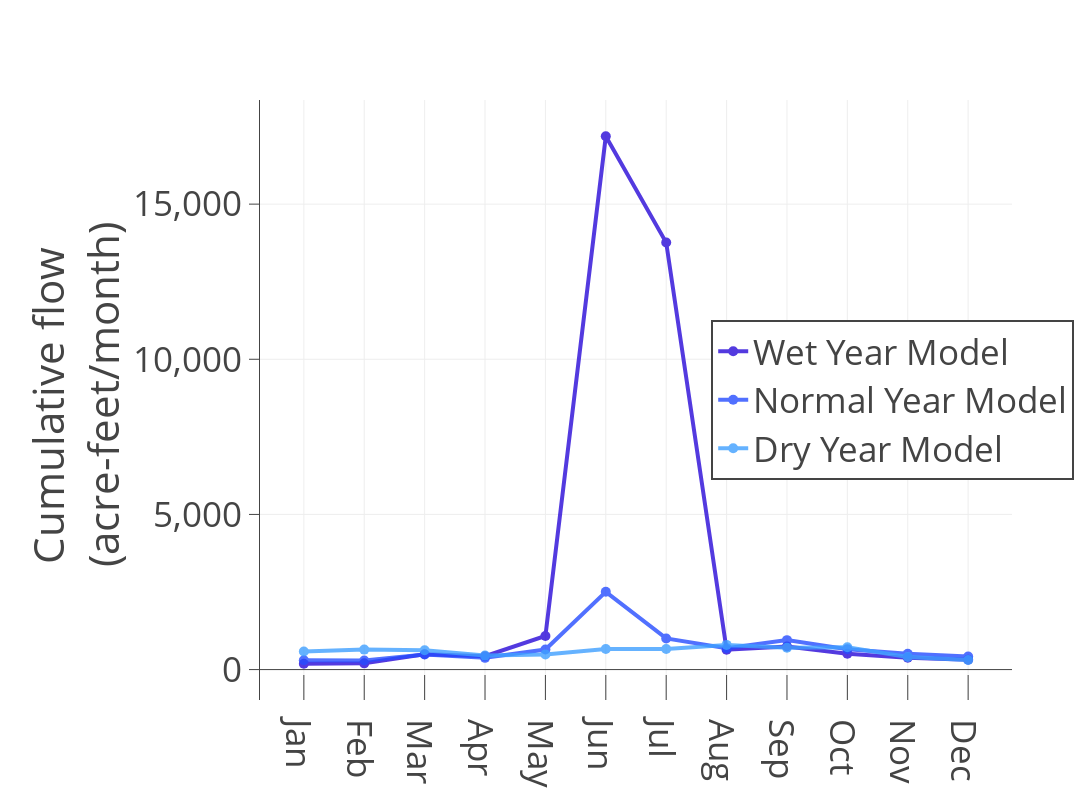

Here is the notebook cell this chart was saved with:
### Code cell
# Use Case 2.3Identify_SeasonalValues

# plot Seasonal data for multiple scenarios



import plotly
import plotly.plotly as py
import plotly.graph_objs as go
from random import randint
import pandas as pd

## read the input data from GitHub csv file which is a direct query output
# 3.3Identify_SeasonalValues.csv 

df_Seasonal =result_df_UseCase3_1_Seasonal
#get the many curves by looking under "ScenarioName" column header. 
#Then plot Season name vs season value
column_name = "ScenarioName"
subsets = df_Seasonal.groupby(column_name)

data = []


#for each subset (curve), set up its legend and line info manually so they can be edited
subsets_settings = {
    'Bear Wet Year Model': {
        'dash': 'solid',
         'mode':'lines+markers',
        'width':'4',
        'legend_index': 0,
        'legend_name': 'Wet Year Model',
         'color':'rgb(41, 10, 216)'
        },

    'Bear Normal Year Model': { # this oone is the name of subset as it appears in the csv file
        'dash': 'solid',     # this is properity of the line (curve)
        'width':'4',
        'mode':'lines+markers',
        'legend_index': 1,   # to order the legend
        'legend_name': 'Normal Year Model',  # this is the manual curve name 
         'color':'rgb(38, 77, 255)'

        },
    'Bear Dry Year Model': {
        'dash': 'solid',
        'mode':'lines+markers',
         'width':'4',
        'legend_index': 2,
        'legend_name': 'Dry Year Model',
         'color':'rgb(63, 160, 255)'
        },


        }


# This dict is used to map legend_name to original subset name
subsets_names = {y['legend_name']: x for x,y in subsets_settings.iteritems()}


for subset in subsets.groups.keys():
    print subset
    dt = subsets.get_group(name=subset)
    s = go.Scatter(
                    x=df_Seasonal.SeasonName,
                    y=dt['SeasonNumericValue'],
                    name = subsets_settings[subset]['legend_name'],
                    line = dict(
                        color =subsets_settings[subset]['color'],
                        width =subsets_settings[subset]['width'],
                        dash=subsets_settings[subset]['dash']
                                ),
                    marker=dict(size=10),            
                    opacity = 0.8
                   )
    data.append(s)
    
    
# Legend is ordered based on data, so we are sorting the data based 
# on desired legend order indicarted by the index value entered above
data.sort(key=lambda x: subsets_settings[subsets_names[x['name']]]['legend_index'])

    

layout = dict(
    #title = "Use Case 3.3",
    yaxis = dict(
        title = "Cumulative flow <br> (acre-feet/month)",
        tickformat= ',',
        showline=True,
        dtick='5000',
        ticks='outside',
        ticklen=10

                ),
    
    xaxis = dict(
        #title = "Month",
        ticks='inside',

        ticklen=25
                    ),
    legend=dict(
        x=0.6,y=0.5,
          bordercolor='#00000',
            borderwidth=2
               ),
    width=1200,
    height=800,
    #paper_bgcolor='rgb(233,233,233)',
    #plot_bgcolor='rgb(233,233,233)',
    margin=go.Margin(l=260,b=100),
    font=dict(size=35)
             )
# create a figure object
fig = dict(data=data, layout=layout)
#py.iplot(fig, filename = "2.3Identify_SeasonalValues") 


## it can be run from the local machine on Pycharm like this like below
## It would also work here offline but in a seperate window  
offline.iplot(fig,filename = 'UseCase3.1_seasonal_a',image='png' )       


###########################################################################################################
# Have you encounterd the messages below? if not, dont worry about it
# ----------------------------------------------
# Javascript error adding output!
# ReferenceError: Plotly is not defined
# See your browser Javascript console for more details.
# ----------------------------------------------

# Do the follwoing:

# Kernel -> Restart -> Clear all outputs and restart
# Save
# Close browser
# Open browser and run again

### Figure 1 — Plotly figure (JSON) as saved in the notebook; plotly's stock layout.template omitted (floating-point values rounded to 4 significant figures)
{"data": [{"line": {"color": "rgb(41, 10, 216)", "dash": "solid", "width": "4"}, "marker": {"size": 10}, "name": "Wet Year Model", "opacity": 0.8, "type": "scatter", "x": ["Jan", "Feb", "Mar", "Apr", "May", "Jun", "Jul", "Aug", "Sep", "Oct", "Nov", "Dec", "Jan", "Feb", "Mar", "Apr", "May", "Jun", "Jul", "Aug", "Sep", "Oct", "Nov", "Dec", "Jan", "Feb", "Mar", "Apr", "May", "Jun", "Jul", "Aug", "Sep", "Oct", "Nov", "Dec"], "y": ["188.033057851", "200.925619835", "494.876033058", "429.818181818", "1083.57024793", "17187.4380165", "13761.5867769", "639.867768595", "741.619834711", "511.272727273", "384.462809917", "314.380165289"]}, {"line": {"color": "rgb(38, 77, 255)", "dash": "solid", "width": "4"}, "marker": {"size": 10}, "name": "Normal Year Model", "opacity": 0.8, "type": "scatter", "x": ["Jan", "Feb", "Mar", "Apr", "May", "Jun", "Jul", "Aug", "Sep", "Oct", "Nov", "Dec", "Jan", "Feb", "Mar", "Apr", "May", "Jun", "Jul", "Aug", "Sep", "Oct", "Nov", "Dec", "Jan", "Feb", "Mar", "Apr", "May", "Jun", "Jul", "Aug", "Sep", "Oct", "Nov", "Dec"], "y": ["298.992605481", "291.152675076", "485.084993475", "378.010961288", "645.567638104", "2506.33492823", "1004.34623749", "691.030882993", "949.184862984", "658.515528491", "513.009134406", "422.406263593"]}, {"line": {"color": "rgb(63, 160, 255)", "dash": "solid", "width": "4"}, "marker": {"size": 10}, "name": "Dry Year Model", "opacity": 0.8, "type": "scatter", "x": ["Jan", "Feb", "Mar", "Apr", "May", "Jun", "Jul", "Aug", "Sep", "Oct", "Nov", "Dec", "Jan", "Feb", "Mar", "Apr", "May", "Jun", "Jul", "Aug", "Sep", "Oct", "Nov", "Dec", "Jan", "Feb", "Mar", "Apr", "May", "Jun", "Jul", "Aug", "Sep", "Oct", "Nov", "Dec"], "y": ["580.925619835", "644.099173554", "624.363636364", "451.034710744", "489.927548209", "666.049586777", "663.454545455", "796.26446281", "705.520661157", "720.925619835", "406.776859504", "309.32231405"]}], "layout": {"font": {"size": 35}, "height": 800, "legend": {"bordercolor": "#00000", "borderwidth": 2, "x": 0.6, "y": 0.5}, "margin": {"b": 100, "l": 260}, "width": 1200, "xaxis": {"ticklen": 25, "ticks": "inside"}, "yaxis": {"dtick": "5000", "showline": true, "tickformat": ",", "ticklen": 10, "ticks": "outside", "title": "Cumulative flow <br> (acre-feet/month)"}}}
